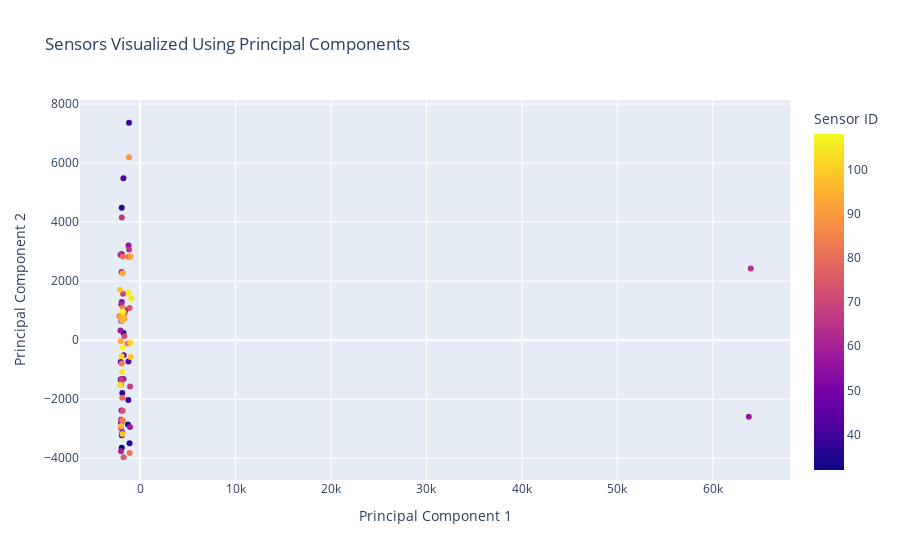

The notebook cell this image was saved under:
### Code cell
# Plot the PCA interactive plot
plot_pca_interactive(df_range_delay_ends, sensor_id_col='Sensor ID', n_components=2)

### Figure 1 — Plotly figure (JSON) as saved in the notebook; plotly's stock layout.template omitted (floating-point values rounded to 4 significant figures)
{"data": [{"customdata": [[32], [33], [34], [35], [36], [37], [38], [39], [40], [41], [42], [43], [44], [45], [46], [47], [48], [49], [50], [51], [52], [53], [54], [55], [56], [57], [58], [59], [60], [61], [62], [63], [64], [65], [66], [67], [68], [69], [70], [71], [72], [73], [74], [75], [76], [77], [78], [79], [80], [81], [82], [83], [84], [85], [86], [87], [88], [89], [90], [91], [92], [93], [94], [95], [96], [97], [98], [99], [100], [101], [102], [103], [104], [105], [106], [107], [108]], "hovertemplate": "Principal Component 1=%{x}<br>Principal Component 2=%{y}<br>Sensor ID=%{marker.color}<extra></extra>", "legendgroup": "", "marker": {"color": [32, 33, 34, 35, 36, 37, 38, 39, 40, 41, 42, 43, 44, 45, 46, 47, 48, 49, 50, 51, 52, 53, 54, 55, 56, 57, 58, 59, 60, 61, 62, 63, 64, 65, 66, 67, 68, 69, 70, 71, 72, 73, 74, 75, 76, 77, 78, 79, 80, 81, 82, 83, 84, 85, 86, 87, 88, 89, 90, 91, 92, 93, 94, 95, 96, 97, 98, 99, 100, 101, 102, 103, 104, 105, 106, 107, 108], "coloraxis": "coloraxis", "symbol": "circle"}, "mode": "markers", "name": "", "orientation": "v", "showlegend": false, "type": "scatter", "x": [-1927.0, -1937.0, -1743.0, -1274.0, -1107.0, -1926.0, -1868.0, -1165.0, -1238.0, -1749.0, -2038.0, -1526.0, -1227.0, -1922.0, -1914.0, -2028.0, -2001.0, -1725.0, -1974.0, -1943.0, -1951.0, -1870.0, -1923.0, -1215.0, -1739.0, 63770.0, -2058.0, -1058.0, -1937.0, -2005.0, -1981.0, -2062.0, 63970.0, -1916.0, -1162.0, -1058.0, -2012.0, -1963.0, -1793.0, -1658.0, -2010.0, -1827.0, -1105.0, -1730.0, -2007.0, -1852.0, -1614.0, -1875.0, -1176.0, -1786.0, -1092.0, -1928.0, -1344.0, -1799.0, -1803.0, -1962.0, -2187.0, -1156.0, -1676.0, -2020.0, -984.5, -1810.0, -2042.0, -1896.0, -1742.0, -2003.0, -1844.0, -996.4, -2114.0, -1004.0, -1940.0, -2096.0, -925.9, -1906.0, -1213.0, -1814.0, -1865.0], "xaxis": "x", "y": [-3650.0, 2910.0, 239.6, -2858.0, -3494.0, 4483.0, -1787.0, 7366.0, -2025.0, 5486.0, -1333.0, 1009.0, -724.3, -3218.0, 784.7, -738.3, -2814.0, -508.7, 647.9, -2382.0, -1329.0, -3127.0, 1291.0, 3207.0, -1319.0, -2598.0, 324.3, -2944.0, 2307.0, -3763.0, 1213.0, 2894.0, 2431.0, 4153.0, 3067.0, -1574.0, -2968.0, -1339.0, 1569.0, 132.8, -2691.0, -2390.0, 1092.0, -3967.0, -1494.0, 799.9, 930.4, -1950.0, 2827.0, 2836.0, -3820.0, -794.6, -117.0, -2720.0, 1087.0, 748.4, 809.0, 6194.0, 720.8, 830.0, 2831.0, 2266.0, -41.17, 646.1, 784.6, -2911.0, -3180.0, -571.8, 1706.0, -75.41, -546.3, -1522.0, 1424.0, -1070.0, 1608.0, 961.8, -258.9], "yaxis": "y"}], "layout": {"coloraxis": {"colorbar": {"title": {"text": "Sensor ID"}}, "colorscale": [[0, "#0d0887"], [0.1111, "#46039f"], [0.2222, "#7201a8"], [0.3333, "#9c179e"], [0.4444, "#bd3786"], [0.5556, "#d8576b"], [0.6667, "#ed7953"], [0.7778, "#fb9f3a"], [0.8889, "#fdca26"], [1, "#f0f921"]]}, "legend": {"tracegroupgap": 0}, "title": {"text": "Sensors Visualized Using Principal Components"}, "xaxis": {"anchor": "y", "domain": [0, 1], "title": {"text": "Principal Component 1"}}, "yaxis": {"anchor": "x", "domain": [0, 1], "title": {"text": "Principal Component 2"}}}}
